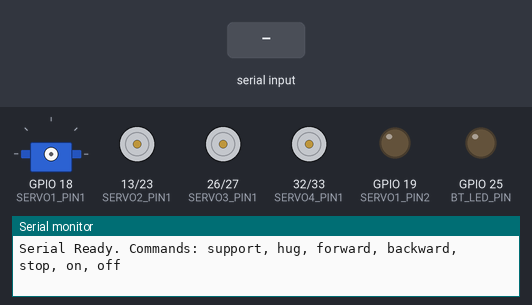
A sketch run on a simulated ESP32. Parts: servo, motor-driver pin pairs drawn as motors (green arrow = first pin HIGH = forward, orange = second pin HIGH = backward, longer = more drive), output pins drawn as LEDs (lit = HIGH), the last lines printed to the serial monitor. The test bench sets the inputs (shaded band). Servo pulses on a pin are drawn as a servo (544–2400 µs = 0–180°).

Above: at 1.2 s.
1.3 s: "support\n" received over Serial
At 1.7 s:
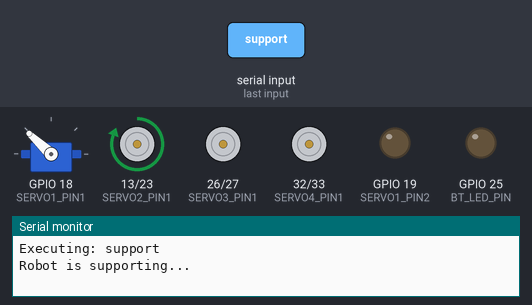
2.8 s: "hug\n" received over Serial
At 4.0 s:
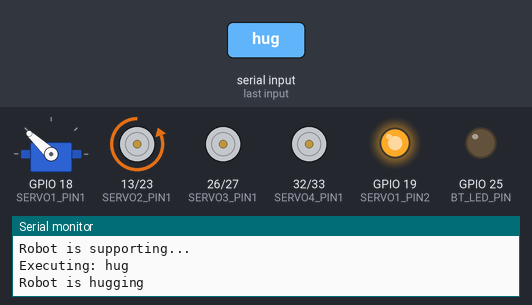
4.3 s: "forward\n" received over Serial
At 5.2 s:
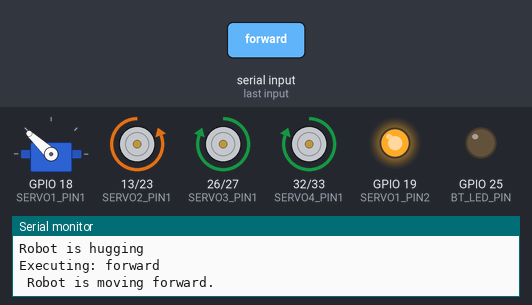
5.8 s: "backward\n" received over Serial
At 6.3 s:
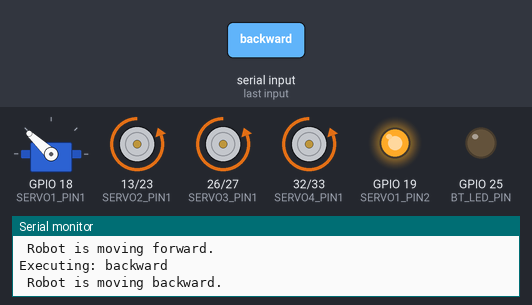
7.3 s: "stop\n" received over Serial
At 8.5 s:
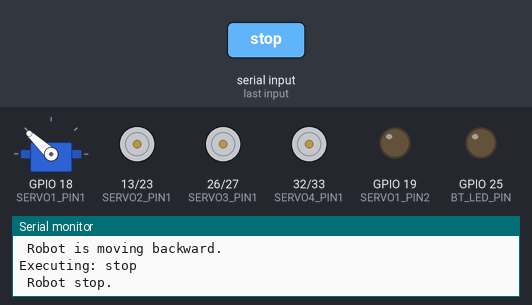
8.8 s: "on\n" received over Serial
At 9.8 s:
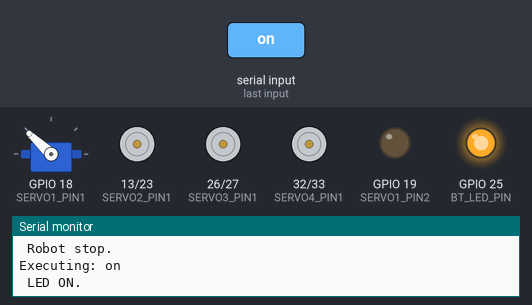
Timing chart, 0 to 11.3 s (numbered marks = the images above; inputs shaded):
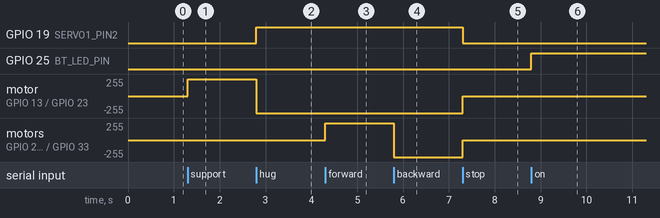

Measured:
- after the input at 1.3 s, motor on GPIO 13 (SERVO2_PIN1) / GPIO 23 (SERVO2_PIN2): stopped → forward 255/255 at once
- after the input at 2.8 s, GPIO 19 (SERVO1_PIN2): LOW → HIGH at once; motor on GPIO 13 (SERVO2_PIN1) / GPIO 23 (SERVO2_PIN2): forward 255/255 → backward 255/255 at once
- after the input at 4.3 s, motor on GPIO 26 (SERVO3_PIN1) / GPIO 27 (SERVO3_PIN2), motor on GPIO 32 (SERVO4_PIN1) / GPIO 33 (SERVO4_PIN2): stopped → forward 255/255 at once
- after the input at 5.8 s, motor on GPIO 26 (SERVO3_PIN1) / GPIO 27 (SERVO3_PIN2), motor on GPIO 32 (SERVO4_PIN1) / GPIO 33 (SERVO4_PIN2): forward 255/255 → backward 255/255 at once
- after the input at 7.3 s, GPIO 19 (SERVO1_PIN2): HIGH → LOW at once; motor on GPIO 13 (SERVO2_PIN1) / GPIO 23 (SERVO2_PIN2), motor on GPIO 26 (SERVO3_PIN1) / GPIO 27 (SERVO3_PIN2), motor on GPIO 32 (SERVO4_PIN1) / GPIO 33 (SERVO4_PIN2): backward 255/255 → stopped at once
- after the input at 8.8 s, GPIO 25 (BT_LED_PIN): LOW → HIGH at once

The sketch:

drv8833_02.ino
```cpp
/*
 * This is a test.
 * 调试drv8834的时候用的，可行
 */
#define FREQ    50 //定义频率
#define RESOLUTION 10 // 分辨率10，意思是2的10次方 1024+1 中分辨率，数值越大精度越高，取值在0-20值之间，用来驱动电机；
#define BT_LED_PIN 25

#define SERVO1_PIN1 18  // PWM输出引脚；
#define SERVO1_PIN2 19  // PWM输出引脚；

#define SERVO2_PIN1 13  // PWM输出引脚；
#define SERVO2_PIN2 23  // PWM输出引脚；

#define SERVO3_PIN1 26 // PWM输出引脚；
#define SERVO3_PIN2 27  // PWM输出引脚；

#define SERVO4_PIN1 32  // PWM输出引脚；
#define SERVO4_PIN2 33  // PWM输出引脚；

// ===========串口字符串数据解析===================
const int MAX_CMD_LEN =64;      // 命令最大长度

char inputBuffer[MAX_CMD_LEN];  // 存储接收到的命令
int bufferIndex = 0;            // 缓冲区当前位置
bool commandReady = false;      // 标志，是否收到完整命令

void setup() {


  //建立 LEDC 通道
  ledcAttach(SERVO1_PIN1, FREQ, RESOLUTION);    // 通道，频率，分辨率；  ledcSetup() ledcAttachipin() 已经被淘汰了；
  ledcAttach(SERVO1_PIN2, FREQ, RESOLUTION);    // 通道，频率，分辨率；

  int motorPins[] = {SERVO2_PIN1,SERVO2_PIN2,SERVO3_PIN1,SERVO3_PIN2,SERVO4_PIN1,SERVO4_PIN2,BT_LED_PIN};

  for(int pin:motorPins){
    pinMode(pin, OUTPUT);
  }

  Serial.begin(9600);
  Serial.println("Serial Ready. Commands: support, hug, forward, backward, stop, on, off");

}


void loop() {

  // =========第一步，监听串口并收集串口数据============
    receiveSerialCommand();

  // 第二步：如果收到完整命令，则解析并执行
  if (commandReady) {
    parseAndExecuteCommand(inputBuffer);

    // 第三步：重置状态，准备接收下一条命令
    clearBufferAndReset();
  }
}


// ==================== 核心函数定义 ====================

/**
 * 函数：接收串口命令
 * 原理：逐个读取字符，以换行符'\n'作为命令结束标志
 */
void receiveSerialCommand() {
  while (Serial.available() > 0 && !commandReady) {
    char incomingChar = Serial.read(); // 读取一个字符

    // 判断是否为命令结束符（也可以是'\r'回车符）
    if (incomingChar == '\n') {
      inputBuffer[bufferIndex] = '\0'; // 在字符串末尾添加终止符
      commandReady = true;             // 标志命令已就绪
    }
    else {
      // 将字符存入缓冲区，但防止溢出
      if (bufferIndex < MAX_CMD_LEN - 1) {
        inputBuffer[bufferIndex] = incomingChar;
        bufferIndex++;
      } else {
        // 缓冲区溢出，清空并提示错误
        Serial.println("Error: Command too long!");
        clearBufferAndReset();
      }
    }
  }
}


/**
 * 函数：解析并执行命令
 * 原理：使用strcmp()比较字符串，匹配则执行对应操作
 *
 */
void parseAndExecuteCommand(char* cmd) {
  Serial.print("Executing: ");
  Serial.println(cmd); // 回声，显示收到的命令

  // 使用 if-else 或 switch-case 进行命令匹配
  int speed = 100;
  if (strcmp(cmd, "support") == 0) {
    support(speed);
    Serial.println("Robot is supporting...");
  }
  else if (strcmp(cmd, "hug") == 0) {
    hug(speed);
    Serial.println("Robot is hugging");
  }
  else if (strcmp(cmd, "forward") == 0) {
    goForward(speed);
    Serial.println(" Robot is moving forward.");
  }
  else if (strcmp(cmd, "backward") == 0) {
    goBackward(speed);
    Serial.println(" Robot is moving backward.");
  }
  else if (strcmp(cmd, "stop") == 0) {
    stopMotors();
    Serial.println(" Robot stop.");
  }
  else if (strcmp(cmd, "on") == 0) {
    led_on();
    Serial.println(" LED ON.");
  }
  else if (strcmp(cmd, "off") == 0) {
    led_off();
    Serial.println(" LED OFF.");
  }
  else {
    Serial.print("Unknown command: '");
    Serial.print(cmd);
    Serial.println("'");
  }
}


/**
 * 函数：清空缓冲区并重置状态
 */
void clearBufferAndReset() {
  // 清空缓冲区（设为全0）
  memset(inputBuffer, 0, MAX_CMD_LEN);
  bufferIndex = 0;
  commandReady = false;
}

void support(int speed){
  ledcWrite(SERVO1_PIN1,speed ); ledcWrite(SERVO1_PIN2,0);
  digitalWrite(SERVO2_PIN1,HIGH);  digitalWrite(SERVO2_PIN2,LOW);
}

void hug(int speed){
  ledcWrite(SERVO1_PIN1,0); ledcWrite(SERVO1_PIN2,1024);
  digitalWrite(SERVO2_PIN1,LOW);  digitalWrite(SERVO2_PIN2,HIGH);
}

void  goForward(int speed){
  digitalWrite(SERVO3_PIN1,HIGH);  digitalWrite(SERVO3_PIN2,LOW);
  digitalWrite(SERVO4_PIN1,HIGH);  digitalWrite(SERVO4_PIN2,LOW);
}

 void goBackward(int speed){
   digitalWrite(SERVO3_PIN1,LOW);  digitalWrite(SERVO3_PIN2,HIGH);
   digitalWrite(SERVO4_PIN1,LOW);  digitalWrite(SERVO4_PIN2,HIGH);
 }

void stopMotors(){
  ledcWrite(SERVO1_PIN1,0); ledcWrite(SERVO1_PIN2,0);
  digitalWrite(SERVO2_PIN1,LOW);  digitalWrite(SERVO2_PIN2,LOW);
  digitalWrite(SERVO3_PIN1,LOW);  digitalWrite(SERVO3_PIN2,LOW);
  digitalWrite(SERVO4_PIN1,LOW);  digitalWrite(SERVO4_PIN2,LOW);
}


void led_on(){
  digitalWrite(BT_LED_PIN,HIGH);
}

void led_off(){
  digitalWrite(BT_LED_PIN,LOW);
}
```
